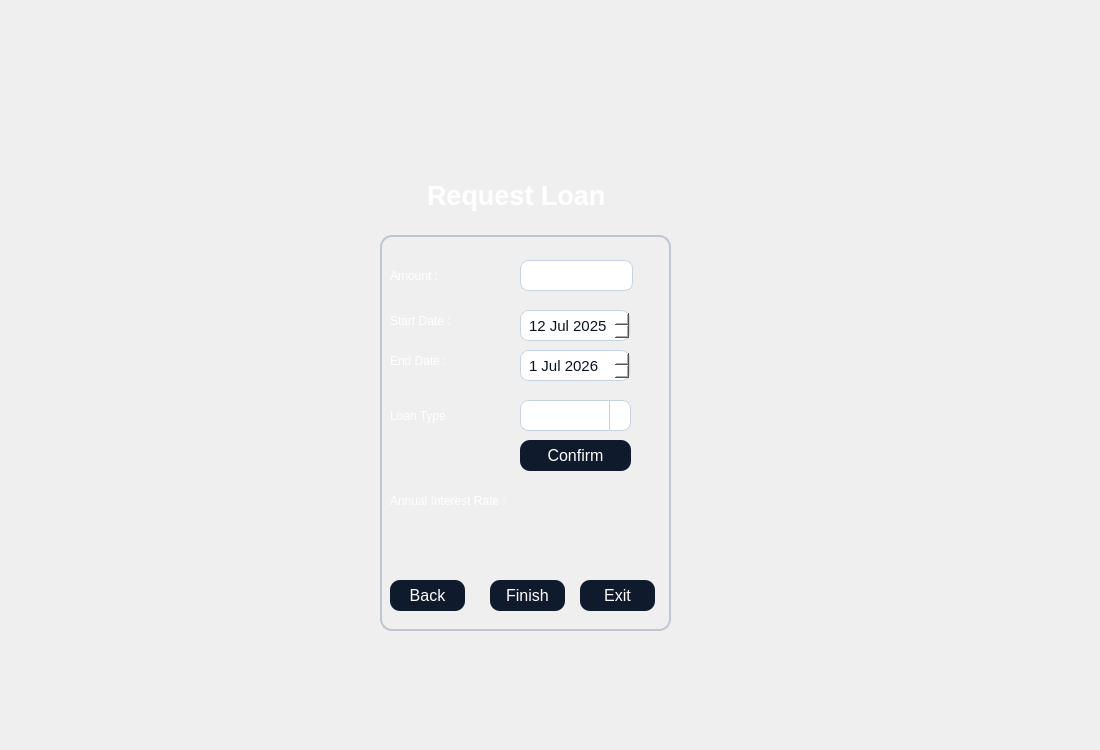
<?xml version="1.0" encoding="UTF-8"?>
<ui version="4.0">
 <class>requestloan</class>
 <widget class="QDialog" name="requestloan">
  <property name="geometry">
   <rect>
    <x>0</x>
    <y>0</y>
    <width>1100</width>
    <height>750</height>
   </rect>
  </property>
  <property name="windowTitle">
   <string>Dialog</string>
  </property>
  <property name="styleSheet">
   <string notr="true">QTableWidget {
    background-color: #1A2236;
    color: #FFFFFF;
    border: 1px solid #3A3F58;
    gridline-color: #3A3F58;
    font-family: &quot;Inter&quot;;
    font-size: 10pt;
    border-radius: 8px;
    selection-background-color: #0F5FFF;
    selection-color: #FFFFFF;
}

QHeaderView::section {
    background-color: #0F1A2C;
    color: #FFFFFF;
    border: 1px solid #3A3F58;
    padding: 4px;
    font-family: &quot;Montserrat SemiBold&quot;;
    font-size: 10pt;
}

QTableWidget::item:selected {
    background-color: #0F5FFF;
    color: #FFFFFF;
}
QGroupBox {
    border: 1.5px solid #BFC5D2;
    border-radius: 12px;
    margin-top: 25px;
    color: white;
    font-family: &quot;Segoe UI Semibold&quot;;
    font-size: 14pt;
}

QGroupBox::title {
    subcontrol-origin: margin;
    padding: 4px 10px;
}
QPushButton {
    background-color: #0F1A2C;
    color: #FFFFFF;
	border-color: rgb(0, 0, 0);
    border-radius: 10px;
    font-family: &quot;Montserrat SemiBold&quot;;
    font-size: 12pt;
    padding: 6px 12px;
}

QPushButton:hover {
    background-color: #1A2942;
}

QPushButton:pressed {
    background-color: #09111A;
}
QLineEdit {
    background-color: #FFFFFF;
    border: 1px solid #C6D4E1;
    border-radius: 8px;
    padding: 6px;
    color: #0A1320;
    font-family: &quot;Inter&quot;;
    font-size: 11pt;
}

QLineEdit:focus {
    border: 1px solid #00B4FF;
    background-color: #F8FBFF;
}
QComboBox {
    background-color: #FFFFFF;
    border: 1px solid #C6D4E1;
    border-radius: 8px;
    padding: 6px;
    color: #0A1320;
    font-family: &quot;Inter&quot;;
    font-size: 11pt;
}

QComboBox:focus {
    border: 1px solid #00B4FF;
    background-color: #F8FBFF;
}

QComboBox::drop-down {
    subcontrol-origin: padding;
    subcontrol-position: top right;
    width: 20px;
    border-left: 1px solid #C6D4E1;
}

QComboBox::down-arrow {
    
	image: url(:/new/prefix1/icon.png);
    width: 12px;
    height: 12px;
}
QDateEdit {
    background-color: #FFFFFF;
    border: 1px solid #C6D4E1;
    border-radius: 8px;
    padding: 6px;
    color: #0A1320;
    font-family: &quot;Inter&quot;;
    font-size: 11pt;
}

QDateEdit:focus {
    border: 1px solid #00B4FF;
    background-color: #F8FBFF;
}

QDateEdit::drop-down {
    subcontrol-origin: padding;
    subcontrol-position: top right;
    width: 20px;
    border-left: 1px solid #C6D4E1;
}

QDateEdit::down-arrow {
    image: url(:/new/prefix1/icon.png);
    width: 12px;
    height: 12px;
}
QDateEdit::up-arrow {
    
	image: url(:/new/prefix1/icon3.webp);
    width: 12px;
    height: 12px;
}

QTabWidget::pane {
    border: 1px solid #3A3F58;
    border-radius: 8px;
    background-color: #1A2236;
}

QTabBar::tab {
    background: #0F1A2C;
    color: #FFFFFF;
    border: 1px solid #3A3F58;
    border-bottom: none;
    border-top-left-radius: 8px;
    border-top-right-radius: 8px;
    padding: 8px 16px;
    font-family: &quot;Montserrat SemiBold&quot;;
    font-size: 10pt;
}

QTabBar::tab:selected {
    background: #0F5FFF;
    color: #FFFFFF;
}

QTabBar::tab:hover {
    background: #1A2942;
}</string>
  </property>
  <widget class="QGroupBox" name="groupBox">
   <property name="geometry">
    <rect>
     <x>380</x>
     <y>210</y>
     <width>291</width>
     <height>421</height>
    </rect>
   </property>
   <property name="title">
    <string/>
   </property>
   <widget class="QLabel" name="label">
    <property name="geometry">
     <rect>
      <x>10</x>
      <y>50</y>
      <width>81</width>
      <height>31</height>
     </rect>
    </property>
    <property name="styleSheet">
     <string notr="true">color: rgb(255, 255, 255);</string>
    </property>
    <property name="text">
     <string>Amount :</string>
    </property>
   </widget>
   <widget class="QLabel" name="label_2">
    <property name="geometry">
     <rect>
      <x>10</x>
      <y>95</y>
      <width>81</width>
      <height>31</height>
     </rect>
    </property>
    <property name="styleSheet">
     <string notr="true">color: rgb(255, 255, 255);</string>
    </property>
    <property name="text">
     <string>Start Date :</string>
    </property>
   </widget>
   <widget class="QLineEdit" name="le">
    <property name="geometry">
     <rect>
      <x>140</x>
      <y>50</y>
      <width>113</width>
      <height>31</height>
     </rect>
    </property>
   </widget>
   <widget class="QDateEdit" name="db">
    <property name="geometry">
     <rect>
      <x>140</x>
      <y>100</y>
      <width>110</width>
      <height>31</height>
     </rect>
    </property>
    <property name="date">
     <date>
      <year>2025</year>
      <month>7</month>
      <day>12</day>
     </date>
    </property>
   </widget>
   <widget class="QLabel" name="label_3">
    <property name="geometry">
     <rect>
      <x>10</x>
      <y>135</y>
      <width>81</width>
      <height>31</height>
     </rect>
    </property>
    <property name="styleSheet">
     <string notr="true">color: rgb(255, 255, 255);</string>
    </property>
    <property name="text">
     <string>End Date :</string>
    </property>
   </widget>
   <widget class="QDateEdit" name="de">
    <property name="geometry">
     <rect>
      <x>140</x>
      <y>140</y>
      <width>110</width>
      <height>31</height>
     </rect>
    </property>
    <property name="date">
     <date>
      <year>2026</year>
      <month>7</month>
      <day>1</day>
     </date>
    </property>
   </widget>
   <widget class="QPushButton" name="b2">
    <property name="geometry">
     <rect>
      <x>140</x>
      <y>230</y>
      <width>111</width>
      <height>31</height>
     </rect>
    </property>
    <property name="text">
     <string>Confirm</string>
    </property>
   </widget>
   <widget class="QLabel" name="label_4">
    <property name="geometry">
     <rect>
      <x>10</x>
      <y>190</y>
      <width>81</width>
      <height>31</height>
     </rect>
    </property>
    <property name="styleSheet">
     <string notr="true">color: rgb(255, 255, 255);</string>
    </property>
    <property name="text">
     <string>Loan Type :</string>
    </property>
   </widget>
   <widget class="QComboBox" name="box">
    <property name="geometry">
     <rect>
      <x>140</x>
      <y>190</y>
      <width>111</width>
      <height>31</height>
     </rect>
    </property>
   </widget>
   <widget class="QLabel" name="label_5">
    <property name="geometry">
     <rect>
      <x>10</x>
      <y>270</y>
      <width>121</width>
      <height>41</height>
     </rect>
    </property>
    <property name="styleSheet">
     <string notr="true">color: rgb(255, 255, 255);</string>
    </property>
    <property name="text">
     <string>Annual Interest Rate :</string>
    </property>
   </widget>
   <widget class="QLabel" name="l">
    <property name="geometry">
     <rect>
      <x>140</x>
      <y>270</y>
      <width>71</width>
      <height>31</height>
     </rect>
    </property>
    <property name="styleSheet">
     <string notr="true">color: rgb(255, 255, 255);
font: 700 14pt &quot;Segoe UI&quot;;</string>
    </property>
    <property name="text">
     <string/>
    </property>
   </widget>
   <widget class="QLabel" name="la">
    <property name="geometry">
     <rect>
      <x>30</x>
      <y>310</y>
      <width>251</width>
      <height>41</height>
     </rect>
    </property>
    <property name="styleSheet">
     <string notr="true">color: rgb(170, 0, 0);
font: 700 14pt &quot;Segoe UI&quot;;
</string>
    </property>
    <property name="text">
     <string/>
    </property>
   </widget>
   <widget class="QPushButton" name="back">
    <property name="geometry">
     <rect>
      <x>10</x>
      <y>370</y>
      <width>75</width>
      <height>31</height>
     </rect>
    </property>
    <property name="text">
     <string>Back</string>
    </property>
   </widget>
   <widget class="QPushButton" name="b">
    <property name="geometry">
     <rect>
      <x>110</x>
      <y>370</y>
      <width>75</width>
      <height>31</height>
     </rect>
    </property>
    <property name="text">
     <string>Finish</string>
    </property>
   </widget>
   <widget class="QPushButton" name="exit">
    <property name="geometry">
     <rect>
      <x>200</x>
      <y>370</y>
      <width>75</width>
      <height>31</height>
     </rect>
    </property>
    <property name="text">
     <string>Exit</string>
    </property>
   </widget>
  </widget>
  <widget class="QLabel" name="label_6">
   <property name="geometry">
    <rect>
     <x>0</x>
     <y>0</y>
     <width>1100</width>
     <height>750</height>
    </rect>
   </property>
   <property name="styleSheet">
    <string notr="true">image: url(:/new/prefix1/bg.jpg);</string>
   </property>
   <property name="text">
    <string/>
   </property>
  </widget>
  <widget class="QLabel" name="label_7">
   <property name="geometry">
    <rect>
     <x>420</x>
     <y>170</y>
     <width>211</width>
     <height>51</height>
    </rect>
   </property>
   <property name="styleSheet">
    <string notr="true">color: #FFFFFF; 
font-family: &quot;Montserrat SemiBold&quot;; 
font-size: 20pt;
font-weight: 700; 
padding: 4px 0;</string>
   </property>
   <property name="text">
    <string>Request Loan</string>
   </property>
  </widget>
  <zorder>label_6</zorder>
  <zorder>groupBox</zorder>
  <zorder>label_7</zorder>
 </widget>
 <resources/>
 <connections/>
</ui>
